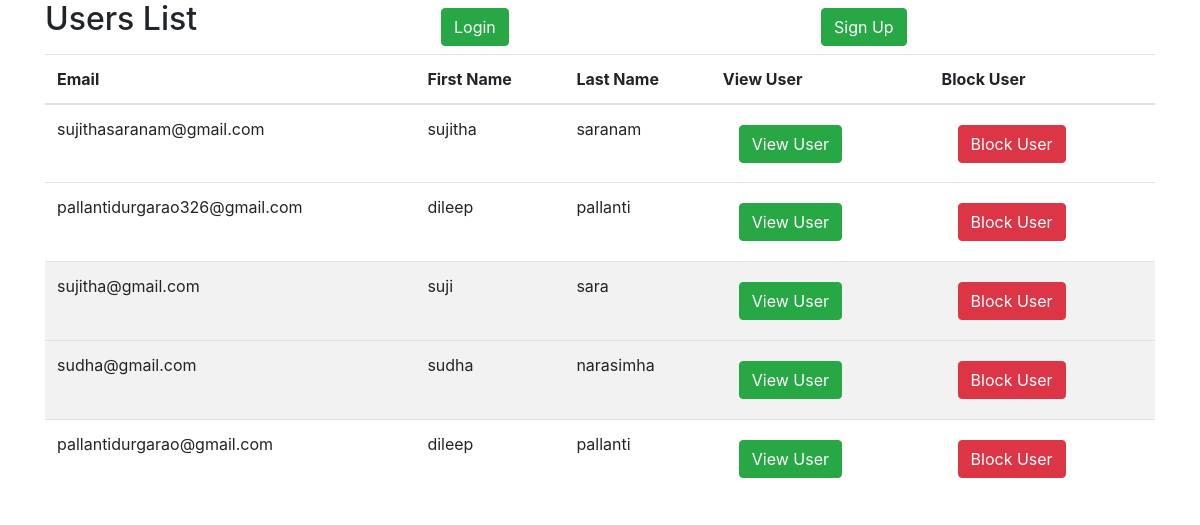
/home/, run on the app's committed database.
### ProfileBuilding/models.py (models this page shows)
class User(AbstractBaseUser,PermissionsMixin):#Inheriting the base user properties using Mixin. Mixin is helpful for inheriting parent properties
    firstname=models.CharField(max_length=100)
    lastname=models.CharField(max_length=100)
    email=models.EmailField(db_index=True,unique=True,max_length=254)
    is_staff= models.BooleanField(default=True)
    is_active=models.BooleanField(default=True)
    is_superuser=models.BooleanField(default=False)
    objects=CustomUserManager()
    USERNAME_FIELD='email'#username field is being replaced with email
    REQUIRED_FIELDS=['firstname','lastname']#marking these fields as required fields
    class Meta:
        verbose_name='User'
        verbose_name_plural='Users'

### ProfileBuilding/views.py (the view)
# urls.py: path('home/', views.home, name='home'),
def home(request):#list of all the users who are created their accounts
    books = User.objects.all()
    return render(request, 'accounts/home.html', {'books':books})

### ProfileBuilding/templates/accounts/home.html (shortened to what this page needs)
<!DOCTYPE html>
<html>
<head>
	<link rel="stylesheet" href="https://stackpath.bootstrapcdn.com/bootstrap/4.1.3/css/bootstrap.min.css">
	<link rel="stylesheet" href="https://use.fontawesome.com/releases/v5.6.1/css/all.css">
</head>
  <body>
    <div class="container">
        <div class="table-wrapper">
            <div class="table-title">
                <div class="row">
                    <div class="col-sm-4">
						<h2>Users List</b></h2>
					</div>
					<div class="col-sm-4">
			<a class="nav-link"  href="{% url 'loginAdmin' %}"><button class="btn btn-success">Login</button></a>
		</div>
			<div class="col-sm-4">
			<a class="nav-link" href="{% url 'registerAdmin' %}"><button class="btn btn-success"> Sign Up</button></a>
					</div>
                </div>
            </div>
            <table class="table table-striped table-hover">
                <thead>
                    <tr>
                        <th>Email</th>
                        <th>First Name</th>
                        <th>Last Name</th>
                        <th>View User</th>
						<th>Block User</th>
                    </tr>
                </thead>
                    <tbody>
                        <tr>
                            {% for i in books %}
                                <tr>
									{%if i.is_active%}
                                    <td>{{i.email}}</td>
                                    <td>{{i.firstname}}</td>
                                    <td>{{i.lastname}}</td>
									<td>
										<a class="nav-link" href="/viewUser/{{i.id}}"><button class="btn btn-success">View User</button></a>
									</td>
									<td>
										<a class="nav-link" href="/disable/{{i.id}}"><button class="btn btn-danger"> Block User</button></a>
									</td>
									{%endif%}
                                </tr>
                            {% endfor %}
                            </tr>
                    </tbody>
                </table>
        </div>
</div>
</body>
</body>
</html>

### ProfileBuilding/templates/accounts/home.html (style rules this page uses)
body, html { margin: 0; padding: 0; height: 100%; }

### data on the page
User: email "sujithasaranam@gmail.com", firstname "sujitha", lastname "saranam"
User: email "pallantidurgarao326@gmail.com", firstname "dileep", lastname "pallanti"
User: email "sujitha@gmail.com", firstname "suji", lastname "sara"
User: email "sudha@gmail.com", firstname "sudha", lastname "narasimha"
User: email "pallantidurgarao@gmail.com", firstname "dileep", lastname "pallanti"
